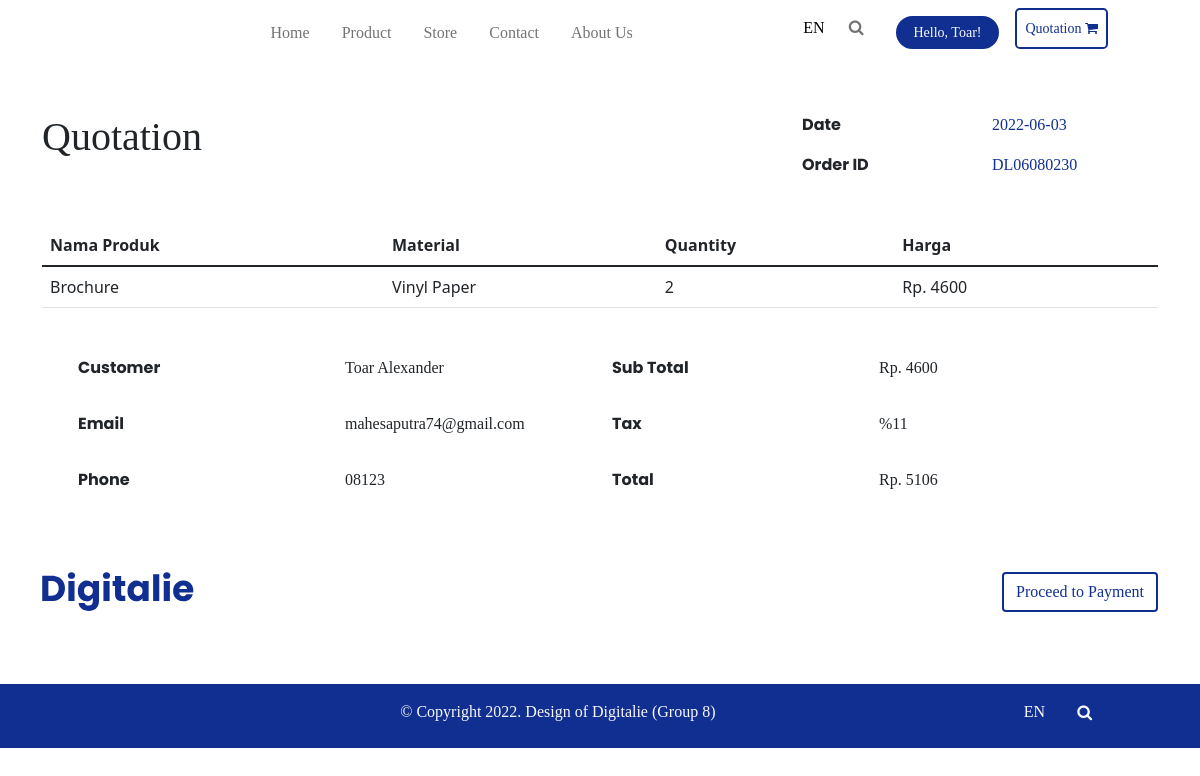
The app's page /quotation.php (signed in) with its own data.
### tables this page shows
CREATE TABLE `users` (
  `id` int(11) NOT NULL,
  `fname` varchar(255) NOT NULL,
  `lname` varchar(255) NOT NULL,
  `email` varchar(255) NOT NULL,
  `password` varchar(255) NOT NULL,
  `phone` varchar(255) NOT NULL,
  `address` varchar(255) NOT NULL,
  `role` varchar(255) NOT NULL,
  `created_at` date NOT NULL DEFAULT current_timestamp()
);

CREATE TABLE `shopping_cart` (
  `cart_id` int(11) NOT NULL,
  `date` date NOT NULL DEFAULT current_timestamp(),
  `fname` varchar(255) NOT NULL,
  `lname` varchar(255) NOT NULL,
  `nama_produk` varchar(255) NOT NULL,
  `harga_jual` double NOT NULL,
  `total` int(11) NOT NULL,
  `phone` varchar(150) NOT NULL,
  `address` varchar(255) NOT NULL,
  `confirm` varchar(255) NOT NULL,
  `id_material` int(11) NOT NULL,
  `quantity` int(11) NOT NULL,
  `status_order` varchar(255) NOT NULL,
  `user_id` int(11) NOT NULL,
  `desain` varchar(255) NOT NULL,
  `bukti_pembayaran` varchar(255) NOT NULL
);

CREATE TABLE `material` (
  `id_material` int(11) NOT NULL,
  `nama_material` varchar(150) NOT NULL,
  `deskripsi_material` varchar(255) NOT NULL,
  `harga_beli_material` double NOT NULL,
  `harga_jual_material` double NOT NULL,
  `gambar_material` varchar(255) NOT NULL
);

### quotation.php (the view, shortened to what this page needs)
<?php
include_once 'conn.php';
if (!isset($_SESSION['id']) == FALSE) {
    $sql = "SELECT id, fname, lname, email, password, phone, address, role FROM users WHERE id = '$_SESSION[id]'";
} else {
    $sql = "SELECT id, fname, lname, email, password, phone, address, role FROM users";
}
$mysql = $conn->query("SELECT
   * FROM shopping_cart JOIN material ON material.id_material=shopping_cart.id_material
   JOIN users ON users.id = shopping_cart.user_id WHERE user_id ='$_SESSION[id]' ORDER BY cart_id DESC");
$row2 = $mysql->fetch_assoc();
$result = $conn->query($sql);
$row = $result->fetch_assoc();
?>
<!doctype html>
<html lang="en">
<head>
    <link rel="stylesheet" href="assets/font/font-face.css">
    <link rel="stylesheet" href="bootstrap_custom.css">
    <link rel="stylesheet" href="style.css">
    <link rel="stylesheet" href="https://cdnjs.cloudflare.com/ajax/libs/font-awesome/4.7.0/css/font-awesome.min.css">
    <link href="https://cdn.jsdelivr.net/npm/bootstrap@5.1.3/dist/css/bootstrap.min.css" rel="stylesheet">
</head>
<body>
    <nav class="navbar navbar-expand-md navbar-light px-6 font-regular" id="navbar">
        <div class="container-fluid">
            <div class="collapse navbar-collapse" id="navbarsExample04">
                <ul class="navbar-nav mx-auto mb-2 mb-md-0">
                    <?php if (isset($_SESSION['role']) && $_SESSION['role'] == "admin") {
                    ?>
                        <?php
                        echo "<li class='nav-item mx-2'><a class='nav-link' aria-current='page' href='index.php'>Add Product</a></li><li class='nav-item mx-2'><a class='nav-link' aria-current='page' href='index_material.php'>Add Material</a></li>";
                        ?>
                    <?php } else { ?>
                        <li class="nav-item mx-2">
                            <a class="nav-link" aria-current="page" href="main.php">Home</a>
                        </li>
                        <li class="nav-item mx-2 dropdown">
                            <a class="nav-link dropdown" href="" id="navbarDarkDropdownMenuLink" role="button" data-bs-toggle="dropdown" aria-expanded="false">Product</a>
                        </li>
                        <li class="nav-item mx-2">
                            <a class="nav-link" href="main.php#jump-ourstore">Store</a>
                        </li>
                        <li class="nav-item mx-2">
                            <a class="nav-link" href="main.php#jump-contact">Contact</a>
                        </li>
                        <li class="nav-item mx-2">
                            <a class="nav-link" href="main.php#jump-aboutus">About Us</a>
                        </li>
                    <?php }  ?>
                </ul>
                <ul class="navbar-nav">
                    <li class="nav-item dropdown">
                        <a class="nav-link dropdown font-semibold text-black" href="#" id="navbarDarkDropdownMenuLink" role="button" data-bs-toggle="dropdown" aria-expanded="false">
                            EN
                        </a>
                    </li>
                    <li class="nav-item mx-2">
                        <a class="nav-link" id="search-button" href="#searchForm" data-target="#searchForm" role="button" aria-expanded="false" data-bs-toggle="collapse">
                            <i class="fa fa-search"></i>
                        </a>
                    </li>
                    <li class="nav-item dropdown mx-2">
                        <a class="nav-link dropdown font-semibold text-black" href="#" id="navbarDarkDropdownMenuLink" role="button" data-bs-toggle="dropdown" aria-expanded="false">
                            <?php if (isset($_SESSION['role']) && $_SESSION['role']) {
                            ?>
                                <?php
                                echo "<button class='btn btn-sm font-medium button-theme text-light rounded-pill px-3' type='button'>Hello, " . $row['fname'] . "!" . "</button>";
                                ?>
                            <?php } else { ?>
                                <button class="btn btn-sm font-medium button-theme text-light rounded-pill px-3" type="button">Hello, Guest!</button>
                            <?php }  ?>
                        </a>
                    </li>
                    <?php if (isset($_SESSION['role']) && $_SESSION['role'] == "customer") {
                    ?>
                        <?php
                        echo "<li class='nav-item'>
                        <a class='nav-link position-relative btn btn-sm font-medium button-theme2 rounded-3' type='button' href='quotation.php'>Quotation <i class='fa fa-shopping-cart' aria-hidden='true'></i></a></li>";
                        ?>
                    <?php } else { ?>
                    <?php }  ?>
            </div>
        </div>
    </nav>
    <div class="container mt-5" id="atas">
        <div class="row">
            <div class="col-8 font-semibold">
                <h1>Quotation</h1>
            </div>
            <div class="col-4 font-bold" id="date-orderid">
                <div class="row">
                    <div class="col">
                        Date
                    </div>
                    <div class="col">
                        <div class="text-start font-semibold blue-theme"><?= $row2['date']; ?></div>
                    </div>
                </div>
                <div class="row py-3">
                    <div class="col">
                        Order ID
                    </div>
                    <div class="col">
                        <p class="blue-theme font-semibold">DL060802<?= $row2['cart_id'] ?></p>
                    </div>
                </div>
            </div>
        </div>
    </div>
    <div class="container">
        <div class="table-responsive mt-3">
            <table class="table table-hover">
                <thead class="thead-dark">
                    <th>Nama Produk</th>
                    <th>Material</th>
                    <th>Quantity</th>
                    <th>Harga</th>
                </thead>
                    <tr>
                        <td><?= $row2['nama_produk']; ?></td>
                        <td><?= $row2['nama_material']; ?></td>
                        <td><?= $row2['quantity']; ?></td>
                        <td class="font-weight-bold">Rp. <?= $row2['harga_jual']; ?></td>
                        <td>
                        </td>
                    </tr>
            </table>
        </div>
    </div>
    <div class="container pb-3 pt-3 px-5">
        <div class="row py-3">
            <div class="col font-bold">
                Customer
            </div>
            <div class="col">
                <div class="text-start font-medium"><?= $row['fname']; ?> <?= $row['lname']; ?></div>
            </div>
            <div class="col font-bold">
                Sub Total
            </div>
            <div class="col">
                <div class="text-start font-medium">
                    Rp. <?= $row2['harga_jual'] ?>
                </div>
            </div>
        </div>
        <div class="row py-3">
            <div class="col font-bold">
                Email
            </div>
            <div class="col">
                <div class="text-start font-medium"><?= $row['email']; ?></div>
            </div>
            <div class="col font-bold">
                Tax
            </div>
            <div class="col">
                <div class="text-start font-medium ">
                    <?php
                    $tax = 0.11;
                    $totaltax = $tax * 100;
                    echo '%' . $totaltax;
                    ?>
                </div>
            </div>
        </div>
        <div class="row py-3">
            <div class="col font-bold">
                Phone
            </div>
            <div class="col">
                <div class="text-start font-medium"><?= $row['phone']; ?></div>
            </div>
            <div class="col font-bold">
                Total
            </div>
            <div class="col">
                <div class="text-start font-medium ">
                    Rp. <?= $row2['total'] ?>
                </div>
            </div>
        </div>
    </div>
    <div class="container d-flex justify-content-between py-5">
        <div >
            <img src="assets/Digitalie.svg" alt="">
        </div>
        <div>
            <a href="payment.php" type="button" class="btn btn-primary font-regular btn-block button-theme2">Proceed to Payment</a>
        </div>
    </div>
    <footer>
        <nav class="navbar bottom navbar-expand-sm navbar-dark blue-background px-6 pb-3">
            <div class="container-fluid">
                <div class="text-light font-regular">© Copyright 2022. Design of Digitalie (Group 8)</div>
                <ul class="navbar-nav">
                    <li class="nav-item dropup mx-2">
                        <a class="nav-link dropup font-semibold text-light" href="#" id="navbarDarkDropdownMenuLinkBottom" role="button" data-bs-toggle="dropdown" aria-expanded="false">
                            EN
                        </a>
                    </li>
                    <li class="nav-item mx-2">
                        <a class="nav-link" id="search-button" href="#searchForm" data-target="#searchForm" role="button" aria-expanded="false" data-bs-toggle="collapse">
                            <i class="fa fa-search text-light"></i>
                        </a>
                    </li>
                </ul>
            </div>
        </nav>
    </footer>
</body>
</html>

### style.css (style rules this page uses)
:root { --blue-theme: #112f91; }
body { margin: 0; padding: 0; }
html { scroll-behavior: smooth !important; }
html,body { overflow-x: hidden; }
.blue-theme { color: var(--blue-theme); }
.blue-background { background-color: var(--blue-theme); }
.container { margin-bottom: 0; }
#navbarsExample04 { transition: height 0.35s ease; }
.font-bold { font-family: "Poppins Bold"; }
.font-semibold { font-family: "Poppins Semibold"; }
.font-regular { font-family: "Poppins Regular"; }
.font-medium { font-family: "Poppins Medium"; }
.button-theme { background-color: var(--blue-theme) !important; border: 2px solid var(--blue-theme) !important; }
.button-theme2 { color: var(--blue-theme) !important; background-color: white !important; border: 2px solid var(--blue-theme) !important; }

### records on screen
users: fname "Toar", lname "Alexander", email "mahesaputra74@gmail.com", phone "08123"
shopping_cart: date "2022-06-03", cart_id "30", nama_produk "Brochure", quantity "2", harga_jual "4600", total "5106"
material: nama_material "Vinyl Paper"

### other values on screen
$totaltax "11"
